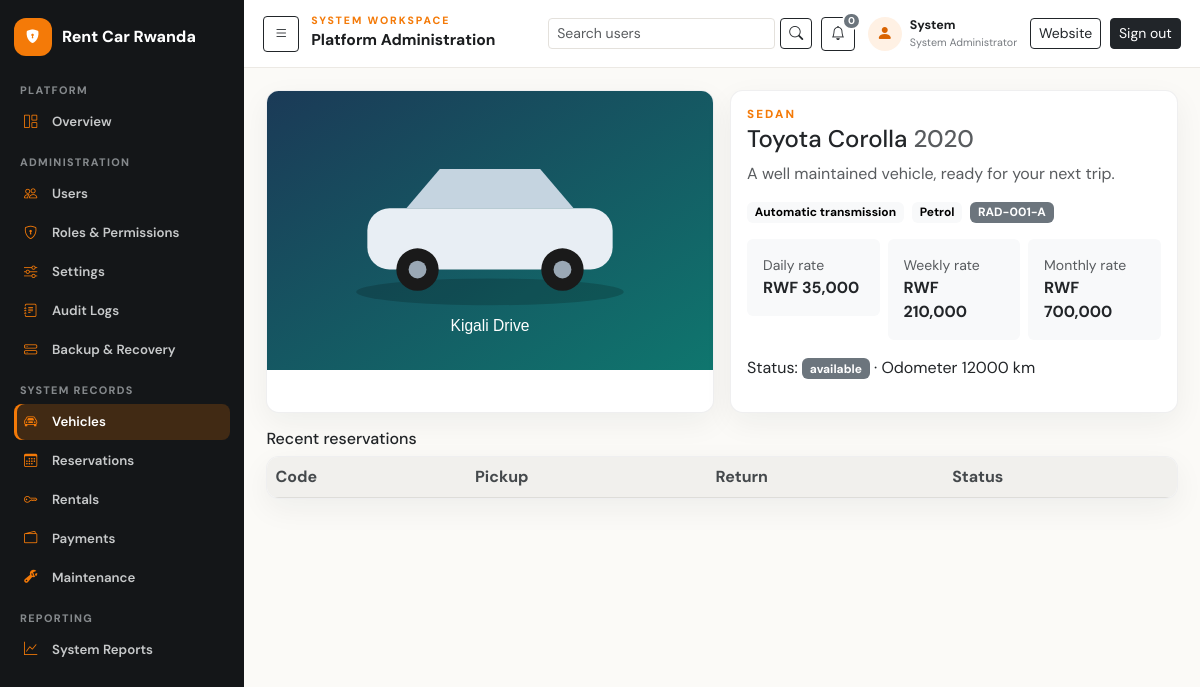
The app's page /index.php?id=1&r=vehicles/show (signed in) with its own data.
### tables this page shows
CREATE TABLE IF NOT EXISTS users (
  user_id BIGINT UNSIGNED AUTO_INCREMENT PRIMARY KEY,
  role_id BIGINT UNSIGNED NOT NULL,
  first_name VARCHAR(100) NOT NULL,
  last_name VARCHAR(100) NOT NULL,
  email VARCHAR(190) NULL UNIQUE,
  phone VARCHAR(30) NULL,
  password_hash VARCHAR(255) NOT NULL,
  status ENUM('active','inactive','suspended','pending') NOT NULL DEFAULT 'active',
  last_login_at DATETIME NULL,
  created_at TIMESTAMP NOT NULL DEFAULT CURRENT_TIMESTAMP,
  updated_at TIMESTAMP NOT NULL DEFAULT CURRENT_TIMESTAMP ON UPDATE CURRENT_TIMESTAMP,
  KEY idx_users_role_status (role_id,status),
  CONSTRAINT fk_users_role FOREIGN KEY (role_id) REFERENCES roles(role_id) ON DELETE RESTRICT ON UPDATE CASCADE
);

CREATE TABLE IF NOT EXISTS vehicles (
  vehicle_id BIGINT UNSIGNED AUTO_INCREMENT PRIMARY KEY,
  category_id BIGINT UNSIGNED NOT NULL,
  registration_no VARCHAR(30) NOT NULL UNIQUE,
  vin VARCHAR(80) NULL UNIQUE,
  make VARCHAR(80) NOT NULL,
  model VARCHAR(80) NOT NULL,
  manufacture_year SMALLINT UNSIGNED NULL,
  colour VARCHAR(40) NULL,
  transmission ENUM('manual','automatic','other') NOT NULL DEFAULT 'manual',
  fuel_type ENUM('petrol','diesel','hybrid','electric','other') NOT NULL DEFAULT 'petrol',
  daily_rate DECIMAL(12,2) NOT NULL,
  weekly_rate DECIMAL(12,2) NULL,
  monthly_rate DECIMAL(12,2) NULL,
  current_mileage INT UNSIGNED NOT NULL DEFAULT 0,
  fuel_level_percent DECIMAL(5,2) NULL,
  image_path VARCHAR(500) NULL,
  status ENUM('available','reserved','rented','maintenance','inactive') NOT NULL DEFAULT 'available',
  insurance_expiry_date DATE NULL,
  inspection_expiry_date DATE NULL,
  description TEXT NULL,
  created_by BIGINT UNSIGNED NULL,
  created_at TIMESTAMP NOT NULL DEFAULT CURRENT_TIMESTAMP,
  updated_at TIMESTAMP NOT NULL DEFAULT CURRENT_TIMESTAMP ON UPDATE CURRENT_TIMESTAMP,
  KEY idx_vehicle_search (category_id,status,daily_rate), KEY idx_vehicle_model (make,model),
  CONSTRAINT fk_vehicle_category FOREIGN KEY (category_id) REFERENCES vehicle_categories(category_id) ON DELETE RESTRICT ON UPDATE CASCADE,
  CONSTRAINT fk_vehicle_creator FOREIGN KEY (created_by) REFERENCES users(user_id) ON DELETE SET NULL ON UPDATE CASCADE,
  CONSTRAINT chk_vehicle_rates CHECK (daily_rate >= 0 AND (weekly_rate IS NULL OR weekly_rate >= 0) AND (monthly_rate IS NULL OR monthly_rate >= 0)),
  CONSTRAINT chk_vehicle_fuel CHECK (fuel_level_percent IS NULL OR fuel_level_percent BETWEEN 0 AND 100)
);

CREATE TABLE IF NOT EXISTS vehicle_categories (
  category_id BIGINT UNSIGNED AUTO_INCREMENT PRIMARY KEY,
  category_name VARCHAR(80) NOT NULL UNIQUE,
  description VARCHAR(255) NULL,
  default_daily_rate DECIMAL(12,2) NOT NULL DEFAULT 0,
  default_weekly_rate DECIMAL(12,2) NULL,
  default_monthly_rate DECIMAL(12,2) NULL,
  passenger_capacity TINYINT UNSIGNED NULL,
  is_active TINYINT(1) NOT NULL DEFAULT 1,
  created_at TIMESTAMP NOT NULL DEFAULT CURRENT_TIMESTAMP,
  CONSTRAINT chk_category_rates CHECK (default_daily_rate >= 0 AND (default_weekly_rate IS NULL OR default_weekly_rate >= 0) AND (default_monthly_rate IS NULL OR default_monthly_rate >= 0))
);

### views/vehicles/show.php (the view, shortened to what the rows shown need)
<div class="row g-3 mb-3">
  <div class="col-lg-6">
    <div class="card h-100 overflow-hidden">
      <img class="w-100" style="max-height:420px;object-fit:cover" src="<?= e(vehicle_img($vehicle['image_path'] ?? null, $vehicle['category_name'] ?? null)) ?>" alt="<?= e($vehicle['make'] . ' ' . $vehicle['model']) ?>">
    </div>
  </div>
  <div class="col-lg-6">
    <section class="card card-body h-100">
      <p class="eyebrow mb-1"><?= e($vehicle['category_name']) ?></p>
      <h2 class="h4"><?= e($vehicle['make'] . ' ' . $vehicle['model']) ?><?php if (!empty($vehicle['manufacture_year'])): ?> <span class="text-muted"><?= (int)$vehicle['manufacture_year'] ?></span><?php endif; ?></h2>
      <p class="text-muted"><?= e($vehicle['description'] ?: 'A well maintained vehicle, ready for your next trip.') ?></p>
      <div class="d-flex flex-wrap gap-2 mb-3">
        <span class="badge text-bg-light"><?= e(ucfirst($vehicle['transmission'])) ?> transmission</span>
        <span class="badge text-bg-light"><?= e(ucfirst(str_replace('_', ' ', $vehicle['fuel_type']))) ?></span>
        <?php if (!\Crms\Auth::isCustomer()): ?><span class="badge text-bg-secondary"><?= e($vehicle['registration_no']) ?></span><?php endif; ?>
      </div>
      <div class="row g-2 mb-3">
        <div class="col-sm-4"><div class="p-3 bg-light rounded"><small class="d-block text-muted">Daily rate</small><strong><?= e(\Crms\Money::format($vehicle['daily_rate'])) ?></strong></div></div>
        <?php if (!empty($vehicle['weekly_rate'])): ?><div class="col-sm-4"><div class="p-3 bg-light rounded"><small class="d-block text-muted">Weekly rate</small><strong><?= e(\Crms\Money::format($vehicle['weekly_rate'])) ?></strong></div></div><?php endif; ?>
        <?php if (!empty($vehicle['monthly_rate'])): ?><div class="col-sm-4"><div class="p-3 bg-light rounded"><small class="d-block text-muted">Monthly rate</small><strong><?= e(\Crms\Money::format($vehicle['monthly_rate'])) ?></strong></div></div><?php endif; ?>
      </div>
      <?php if (!\Crms\Auth::isCustomer()): ?><p class="mb-3">Status: <span class="badge text-bg-secondary"><?= e($vehicle['status']) ?></span> &middot; Odometer <?= (int)$vehicle['current_mileage'] ?> km</p><?php endif; ?>
    </section>
  </div>
</div>
<?php if (!\Crms\Auth::isCustomer()): ?>
  <div class="table-responsive card"><table class="table mb-0">
    <thead><tr><th>Code</th><th>Pickup</th><th>Return</th><th>Status</th></tr></thead>
  </table></div>
<?php endif; ?>

### views/layouts/app.php (shortened to what the rows shown need)
<!doctype html>
<html lang="en">
<head>
  <link href="https://cdn.jsdelivr.net/npm/bootstrap@5.3.3/dist/css/bootstrap.min.css" rel="stylesheet">
  <link href="https://cdn.jsdelivr.net/npm/bootstrap-icons@1.11.3/font/bootstrap-icons.min.css" rel="stylesheet">
  <link href="<?= e(asset('public/css/app.css')) ?>" rel="stylesheet">
</head>
<?php $isSystemAdmin = ($user['role_name'] ?? '') === 'System Administrator'; ?>
<body class="site-body app-body<?= $isSystemAdmin ? ' admin-workspace' : '' ?><?= !empty($printAgreement) ? ' rental-agreement-print' : '' ?><?= !empty($reportPrint) ? ' report-print' : '' ?>">
<div class="app-shell">
  <?php require dirname(__DIR__) . '/partials/sidebar.php'; ?>
  <div class="app-main">
    <header class="app-topbar">
      <?php if ($isSystemAdmin): ?>
        <button class="btn btn-sm btn-outline-dark d-none d-lg-inline-flex admin-sidebar-toggle" type="button" data-sidebar-toggle aria-expanded="true" aria-label="Collapse navigation"><i class="bi bi-list"></i></button>
        <div class="admin-topbar-title"><p class="eyebrow mb-0">System workspace</p><strong>Platform Administration</strong></div>
        <div class="app-topbar-actions admin-topbar-actions">
          <form class="admin-topbar-search" method="get" action="<?= e(url('admin/users')) ?>">
            <input class="form-control form-control-sm" type="search" name="q" value="<?= e((string)($q ?? '')) ?>" placeholder="Search users" aria-label="Search user accounts">
            <button class="btn btn-sm btn-outline-dark" type="submit" aria-label="Search"><i class="bi bi-search" aria-hidden="true"></i></button>
          </form>
          <a class="btn btn-sm btn-outline-dark admin-topbar-icon admin-notification-link" href="<?= e(url('dashboard')) ?>#dashboard-notifications" title="Notifications" aria-label="Notifications, <?= (int) ($unreadNotificationCount ?? 0) ?> unread">
            <i class="bi bi-bell" aria-hidden="true"></i>
            <span class="badge text-bg-<?= (int) ($unreadNotificationCount ?? 0) > 0 ? 'primary' : 'secondary' ?>" data-notification-count><?= (int) ($unreadNotificationCount ?? 0) ?></span>
          </a>
          <div class="admin-user-chip"><span class="admin-user-avatar"><i class="bi bi-person-fill" aria-hidden="true"></i></span><span><strong><?= e($user['first_name'] ?? 'Admin') ?></strong><small>System Administrator</small></span></div>
          <a class="btn btn-sm btn-outline-dark admin-website-link" href="<?= e(url('home')) ?>">Website</a>
          <form method="post" action="<?= e(url('logout')) ?>"><?= \Crms\Csrf::field() ?><button class="btn btn-sm btn-dark">Sign out</button></form>
        </div>
      <?php endif; ?>
    </header>
    <div class="app-content">
      <?= $content ?>
    </div>
  </div>
</div>
</body>
</html>

### records on screen
users: first_name "System"
vehicles: image_path.category_name (placeholder picture), category.category_name "SEDAN", make+model "Toyota Corolla", manufacture_year "2020", description "A well maintained vehicle, ready for your next trip.", transmission "Automatic", fuel_type "Petrol", registration_no "RAD-001-A", daily_rate "RWF 35,000", weekly_rate "RWF 210,000", monthly_rate "RWF 700,000", status "available", current_mileage "12000"

### other values on screen
$unreadNotificationCount "0"
